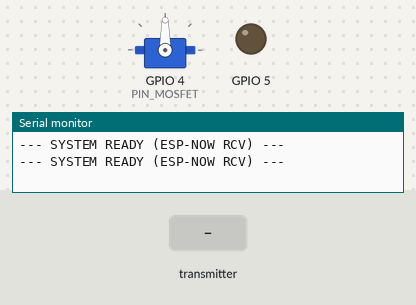
Bench run of a sketch on a simulated ESP32-C3. On the bench: servo, output pins drawn as LEDs (lit = HIGH), the last lines printed to the serial monitor. The test bench sets the inputs (shaded band).

Above: at 1.2 s.
1.3 s: the transmitter starts sending text = on
At 1.9 s:
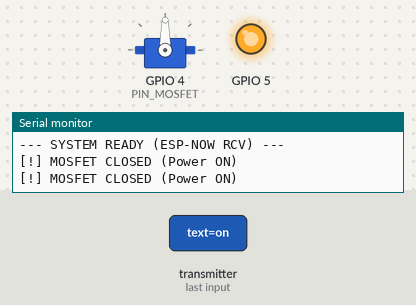
2.8 s: the transmitter starts sending text = off
At 3.1 s:
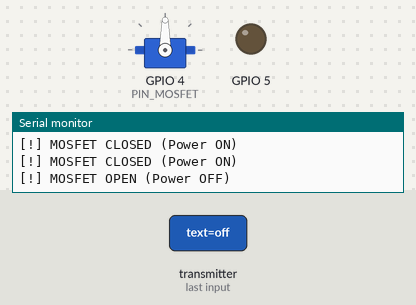
Timing chart, 0 to 5.8 s (numbered marks = the images above; inputs shaded):
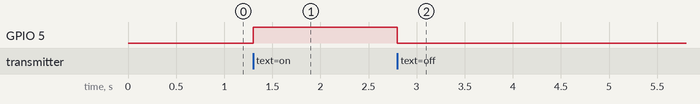

Measured:
- after the input at 1.3 s, GPIO 5: LOW → HIGH at once
- after the input at 2.8 s, GPIO 5: HIGH → LOW at once

The sketch:

servo-test-with-espnow.ino
```cpp
#include <Arduino.h>
#include <ESP32Servo.h>  // Use the standard ESP32Servo library
#include <Adafruit_INA219.h>
#include <esp_now.h>
#include <WiFi.h>

// --- Pin Mapping ---
const int PIN_MOSFET = D3;
const int PIN_SERVO  = D2; // XIAO D2
const int PIN_CSN    = D0; // D0
const int PIN_GDO0   = D1;  // D1
const int PIN_SCK    = D8;
const int PIN_MISO   = D9;
const int PIN_MOSI   = D10;

// Objects
Adafruit_INA219 ina219;
Servo myServo;

// --- ESP-NOW Globals ---
typedef struct struct_message {
  char text[64];
} struct_message;

struct_message myData;
esp_now_peer_info_t peerInfo;
bool msgReceived = false;
String receivedString = "";

// Universal MAC Address for broadcast
uint8_t broadcastAddress[] = {0xFF, 0xFF, 0xFF, 0xFF, 0xFF, 0xFF};

// Forward declaration
void sendTelemetry(String msg);

// Data received callback
void OnDataRecv(const uint8_t * mac, const uint8_t *incomingData, int len) {
  memcpy(&myData, incomingData, sizeof(myData));
  msgReceived = true;
  receivedString = String(myData.text);
}

void setup() {
    pinMode(PIN_MOSFET, OUTPUT);
    digitalWrite(PIN_MOSFET, LOW);

    Serial.begin(115200);
    // while (!Serial) delay(10); // Don't block if not plugged in

    // --- Init ESP-NOW ---
    WiFi.mode(WIFI_STA);
    if (esp_now_init() != ESP_OK) {
        Serial.println("Error initializing ESP-NOW");
        return;
    }

    // Register peer for sending telemetry back
    memcpy(peerInfo.peer_addr, broadcastAddress, 6);
    peerInfo.channel = 0;
    peerInfo.encrypt = false;
    if (esp_now_add_peer(&peerInfo) != ESP_OK){
        Serial.println("Failed to add peer for telemetry");
    }

    // Register callback
    esp_now_register_recv_cb(OnDataRecv);


    // 1. Setup Servo for ESP32-C3
    // We allocate a timer explicitly for the C3's LEDC hardware
    ESP32PWM::allocateTimer(0);
    myServo.setPeriodHertz(50); // Standard 50Hz for Servos

    // 270 Degree Mapping: 500us (0°) to 2500us (270°)
    if (!myServo.attach(PIN_SERVO, 500, 2500)) {
        Serial.println("[-] Servo Attach Failed!");
    }

    // 2. Setup INA219
    if (!ina219.begin()) Serial.println("[-] INA219 Fail!");


    Serial.println(F("\n--- SYSTEM READY (ESP-NOW RCV) ---"));
    sendTelemetry("--- SYSTEM READY (ESP-NOW RCV) ---");
}

// Function to send telemetry back
void sendTelemetry(String msg) {
  struct_message telemetry;
  msg.toCharArray(telemetry.text, 64);
  esp_now_send(broadcastAddress, (uint8_t *) &telemetry, sizeof(telemetry));
  // Keep local serial for debugging
  Serial.println(msg);
}

void loop() {
    if (msgReceived) {
        msgReceived = false; // Reset flag
        String input = receivedString;
        input.trim();

        // Echo command back for confirmation
        // sendTelemetry("Received cmd: " + input);

        if (input.equalsIgnoreCase("on")) {
            digitalWrite(PIN_MOSFET, HIGH);
            sendTelemetry("[!] MOSFET CLOSED (Power ON)");
        }
        else if (input.equalsIgnoreCase("off")) {
            digitalWrite(PIN_MOSFET, LOW);
            sendTelemetry("[!] MOSFET OPEN (Power OFF)");
        }
        else {
            float targetAngle = input.toFloat();

            // Constrain input to the physical 270 limit
            if (targetAngle >= 0 && targetAngle <= 270) {
                // Formatting string for telemetry
                char buf[64];
                sprintf(buf, "Moving to: %.1f deg", targetAngle);
                sendTelemetry(buf);

                // The .write() function in ESP32Servo maps 0-180
                // We use map() to translate our 0-270 request to that scale
                int pulseToMove = map(targetAngle, 0, 270, 0, 180);
                myServo.write(pulseToMove);

                // Give it time to move (Blocking simulation)
                delay(1000);

                float ma = ina219.getCurrent_mA();
                sprintf(buf, "Position reached. Current: %.1f mA", ma);
                sendTelemetry(buf);
            } else {
                sendTelemetry("[-] Out of range (0-270 only)");
            }
        }
    }
}
```
